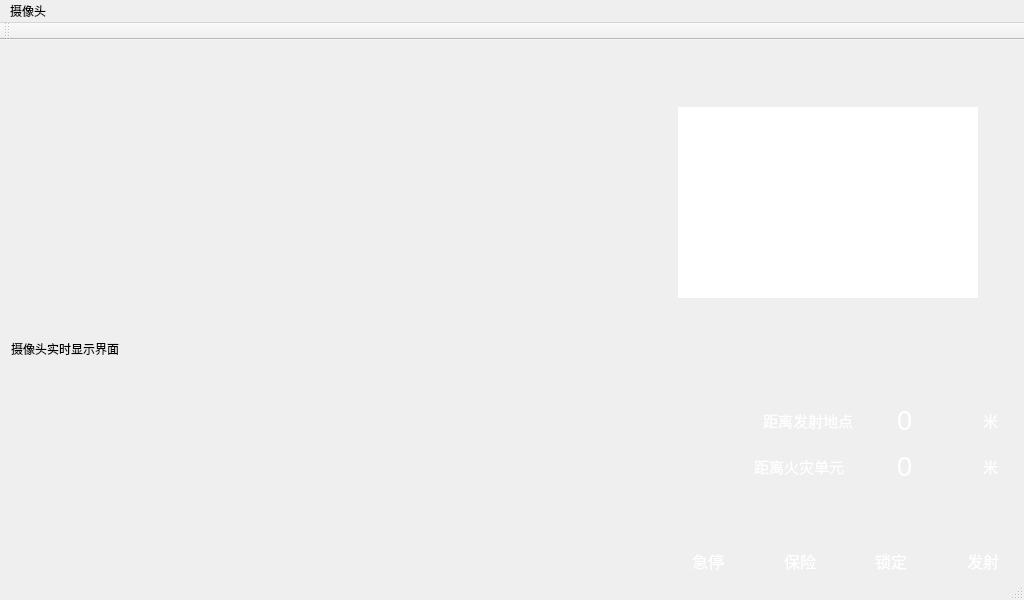
<?xml version="1.0" encoding="UTF-8"?>
<ui version="4.0">
 <class>MainPage</class>
 <widget class="QMainWindow" name="MainPage">
  <property name="geometry">
   <rect>
    <x>0</x>
    <y>0</y>
    <width>1024</width>
    <height>600</height>
   </rect>
  </property>
  <property name="sizePolicy">
   <sizepolicy hsizetype="Expanding" vsizetype="Expanding">
    <horstretch>0</horstretch>
    <verstretch>0</verstretch>
   </sizepolicy>
  </property>
  <property name="minimumSize">
   <size>
    <width>1024</width>
    <height>600</height>
   </size>
  </property>
  <property name="maximumSize">
   <size>
    <width>1024</width>
    <height>665</height>
   </size>
  </property>
  <property name="windowTitle">
   <string>地面站v0.1</string>
  </property>
  <property name="styleSheet">
   <string notr="true">MainPage{background-image:url(:/Resources/background_image.png)}</string>
  </property>
  <widget class="QWidget" name="centralWidget">
   <property name="minimumSize">
    <size>
     <width>1024</width>
     <height>600</height>
    </size>
   </property>
   <property name="maximumSize">
    <size>
     <width>1024</width>
     <height>600</height>
    </size>
   </property>
   <property name="styleSheet">
    <string notr="true">centralWidget{}</string>
   </property>
   <layout class="QVBoxLayout" name="verticalLayout_3">
    <item>
     <layout class="QHBoxLayout" name="subLayerout_1">
      <item>
       <widget class="QLabel" name="LOGO_label">
        <property name="minimumSize">
         <size>
          <width>150</width>
          <height>50</height>
         </size>
        </property>
        <property name="styleSheet">
         <string notr="true">QLabel{background-image:url(:/Resources/LOGO.png)}</string>
        </property>
        <property name="text">
         <string/>
        </property>
       </widget>
      </item>
      <item>
       <spacer name="horizontalSpacer">
        <property name="orientation">
         <enum>Qt::Horizontal</enum>
        </property>
        <property name="sizeHint" stdset="0">
         <size>
          <width>40</width>
          <height>20</height>
         </size>
        </property>
       </spacer>
      </item>
      <item>
       <widget class="QPushButton" name="tool_btn">
        <property name="minimumSize">
         <size>
          <width>80</width>
          <height>35</height>
         </size>
        </property>
        <property name="styleSheet">
         <string notr="true">QPushButton{background-image:url(:/Resources/tool.png)}</string>
        </property>
        <property name="text">
         <string/>
        </property>
        <property name="flat">
         <bool>true</bool>
        </property>
       </widget>
      </item>
      <item>
       <widget class="QPushButton" name="help_btn">
        <property name="minimumSize">
         <size>
          <width>80</width>
          <height>35</height>
         </size>
        </property>
        <property name="styleSheet">
         <string notr="true">QPushButton{background-image:url(:/Resources/help.png);}</string>
        </property>
        <property name="text">
         <string/>
        </property>
        <property name="flat">
         <bool>true</bool>
        </property>
       </widget>
      </item>
     </layout>
    </item>
    <item>
     <layout class="QHBoxLayout" name="horizontalLayout_6">
      <item>
       <widget class="ShowLabel" name="screen">
        <property name="sizePolicy">
         <sizepolicy hsizetype="Expanding" vsizetype="Expanding">
          <horstretch>0</horstretch>
          <verstretch>0</verstretch>
         </sizepolicy>
        </property>
        <property name="minimumSize">
         <size>
          <width>640</width>
          <height>480</height>
         </size>
        </property>
        <property name="maximumSize">
         <size>
          <width>640</width>
          <height>480</height>
         </size>
        </property>
        <property name="styleSheet">
         <string notr="true"/>
        </property>
        <property name="text">
         <string>摄像头实时显示界面</string>
        </property>
        <property name="scaledContents">
         <bool>true</bool>
        </property>
       </widget>
      </item>
      <item>
       <spacer name="horizontalSpacer_12">
        <property name="orientation">
         <enum>Qt::Horizontal</enum>
        </property>
        <property name="sizeHint" stdset="0">
         <size>
          <width>65</width>
          <height>20</height>
         </size>
        </property>
       </spacer>
      </item>
      <item>
       <layout class="QVBoxLayout" name="verticalLayout_2">
        <item>
         <layout class="QVBoxLayout" name="verticalLayout">
          <item>
           <layout class="QHBoxLayout" name="horizontalLayout">
            <item>
             <widget class="QTextBrowser" name="textBrowser">
              <property name="minimumSize">
               <size>
                <width>300</width>
                <height>180</height>
               </size>
              </property>
              <property name="styleSheet">
               <string notr="true">QTextBrowser{
	background-image:url(:/Resources/launch_log.png);
	border-width:0;
	border-style:outset;
	color:white;
}</string>
              </property>
              <property name="lineWidth">
               <number>0</number>
              </property>
              <property name="cursorWidth">
               <number>0</number>
              </property>
             </widget>
            </item>
            <item>
             <spacer name="horizontalSpacer_9">
              <property name="orientation">
               <enum>Qt::Horizontal</enum>
              </property>
              <property name="sizeHint" stdset="0">
               <size>
                <width>40</width>
                <height>20</height>
               </size>
              </property>
             </spacer>
            </item>
           </layout>
          </item>
          <item>
           <spacer name="verticalSpacer">
            <property name="orientation">
             <enum>Qt::Vertical</enum>
            </property>
            <property name="sizeHint" stdset="0">
             <size>
              <width>20</width>
              <height>60</height>
             </size>
            </property>
           </spacer>
          </item>
          <item>
           <layout class="QHBoxLayout" name="horizontalLayout_5">
            <item>
             <spacer name="horizontalSpacer_6">
              <property name="orientation">
               <enum>Qt::Horizontal</enum>
              </property>
              <property name="sizeHint" stdset="0">
               <size>
                <width>40</width>
                <height>20</height>
               </size>
              </property>
             </spacer>
            </item>
            <item>
             <widget class="QLabel" name="distant_title">
              <property name="minimumSize">
               <size>
                <width>160</width>
                <height>30</height>
               </size>
              </property>
              <property name="maximumSize">
               <size>
                <width>160</width>
                <height>30</height>
               </size>
              </property>
              <property name="styleSheet">
               <string notr="true">QLabel{background-image:url(:/Resources/distance_title.png)}</string>
              </property>
              <property name="lineWidth">
               <number>0</number>
              </property>
              <property name="text">
               <string/>
              </property>
             </widget>
            </item>
            <item>
             <spacer name="horizontalSpacer_5">
              <property name="orientation">
               <enum>Qt::Horizontal</enum>
              </property>
              <property name="sizeHint" stdset="0">
               <size>
                <width>40</width>
                <height>20</height>
               </size>
              </property>
             </spacer>
            </item>
           </layout>
          </item>
          <item>
           <layout class="QHBoxLayout" name="horizontalLayout_2">
            <item>
             <widget class="QLabel" name="launch_flag">
              <property name="minimumSize">
               <size>
                <width>40</width>
                <height>40</height>
               </size>
              </property>
              <property name="styleSheet">
               <string notr="true">QLabel{background-image:url(:/Resources/launch_flag.png)}</string>
              </property>
              <property name="text">
               <string/>
              </property>
             </widget>
            </item>
            <item>
             <spacer name="horizontalSpacer_10">
              <property name="orientation">
               <enum>Qt::Horizontal</enum>
              </property>
              <property name="sizeHint" stdset="0">
               <size>
                <width>40</width>
                <height>20</height>
               </size>
              </property>
             </spacer>
            </item>
            <item>
             <widget class="QLabel" name="label_5">
              <property name="minimumSize">
               <size>
                <width>88</width>
                <height>16</height>
               </size>
              </property>
              <property name="font">
               <font>
                <family>Agency FB</family>
                <pointsize>11</pointsize>
               </font>
              </property>
              <property name="styleSheet">
               <string notr="true">QLabel{
	color:white;
}</string>
              </property>
              <property name="text">
               <string>距离发射地点</string>
              </property>
             </widget>
            </item>
            <item>
             <spacer name="horizontalSpacer_7">
              <property name="orientation">
               <enum>Qt::Horizontal</enum>
              </property>
              <property name="sizeHint" stdset="0">
               <size>
                <width>40</width>
                <height>20</height>
               </size>
              </property>
             </spacer>
            </item>
            <item>
             <widget class="QLabel" name="launch_diatance">
              <property name="minimumSize">
               <size>
                <width>80</width>
                <height>0</height>
               </size>
              </property>
              <property name="font">
               <font>
                <pointsize>20</pointsize>
               </font>
              </property>
              <property name="styleSheet">
               <string notr="true">QLabel{
	color:white;
}</string>
              </property>
              <property name="text">
               <string>0</string>
              </property>
             </widget>
            </item>
            <item>
             <widget class="QLabel" name="label_6">
              <property name="minimumSize">
               <size>
                <width>30</width>
                <height>0</height>
               </size>
              </property>
              <property name="font">
               <font>
                <family>微软雅黑</family>
                <pointsize>11</pointsize>
               </font>
              </property>
              <property name="styleSheet">
               <string notr="true">QLabel{
	color:white;
}</string>
              </property>
              <property name="text">
               <string>米</string>
              </property>
             </widget>
            </item>
           </layout>
          </item>
          <item>
           <layout class="QHBoxLayout" name="horizontalLayout_3">
            <item>
             <widget class="QLabel" name="launch_flag_2">
              <property name="minimumSize">
               <size>
                <width>40</width>
                <height>40</height>
               </size>
              </property>
              <property name="styleSheet">
               <string notr="true">QLabel{background-image:url(:/Resources/launch_flag.png)}</string>
              </property>
              <property name="text">
               <string/>
              </property>
             </widget>
            </item>
            <item>
             <spacer name="horizontalSpacer_11">
              <property name="orientation">
               <enum>Qt::Horizontal</enum>
              </property>
              <property name="sizeHint" stdset="0">
               <size>
                <width>40</width>
                <height>20</height>
               </size>
              </property>
             </spacer>
            </item>
            <item>
             <widget class="QLabel" name="label_7">
              <property name="minimumSize">
               <size>
                <width>106</width>
                <height>16</height>
               </size>
              </property>
              <property name="font">
               <font>
                <family>Agency FB</family>
                <pointsize>11</pointsize>
               </font>
              </property>
              <property name="styleSheet">
               <string notr="true">QLabel{
	color:white;
}</string>
              </property>
              <property name="text">
               <string>距离火灾单元</string>
              </property>
             </widget>
            </item>
            <item>
             <spacer name="horizontalSpacer_8">
              <property name="orientation">
               <enum>Qt::Horizontal</enum>
              </property>
              <property name="sizeHint" stdset="0">
               <size>
                <width>40</width>
                <height>20</height>
               </size>
              </property>
             </spacer>
            </item>
            <item>
             <widget class="QLabel" name="fire_diatance">
              <property name="minimumSize">
               <size>
                <width>80</width>
                <height>0</height>
               </size>
              </property>
              <property name="font">
               <font>
                <pointsize>20</pointsize>
               </font>
              </property>
              <property name="styleSheet">
               <string notr="true">QLabel{
	color:white;
}</string>
              </property>
              <property name="text">
               <string>0</string>
              </property>
             </widget>
            </item>
            <item>
             <widget class="QLabel" name="label_8">
              <property name="minimumSize">
               <size>
                <width>30</width>
                <height>0</height>
               </size>
              </property>
              <property name="font">
               <font>
                <family>微软雅黑</family>
                <pointsize>11</pointsize>
               </font>
              </property>
              <property name="styleSheet">
               <string notr="true">QLabel{
	color:white;
}</string>
              </property>
              <property name="text">
               <string>米</string>
              </property>
             </widget>
            </item>
           </layout>
          </item>
          <item>
           <spacer name="verticalSpacer_3">
            <property name="orientation">
             <enum>Qt::Vertical</enum>
            </property>
            <property name="sizeHint" stdset="0">
             <size>
              <width>20</width>
              <height>40</height>
             </size>
            </property>
           </spacer>
          </item>
          <item>
           <layout class="QHBoxLayout" name="horizontalLayout_4">
            <item>
             <widget class="QPushButton" name="scram_btn">
              <property name="minimumSize">
               <size>
                <width>60</width>
                <height>60</height>
               </size>
              </property>
              <property name="font">
               <font>
                <family>微软雅黑</family>
                <pointsize>12</pointsize>
                <weight>50</weight>
                <bold>false</bold>
               </font>
              </property>
              <property name="styleSheet">
               <string notr="true">QPushButton{
	background-image:url(:/Resources/button_inactive.png);
	border-width: 30px;
	border-radius: 30px;
	color:white;
	
}</string>
              </property>
              <property name="text">
               <string>急停</string>
              </property>
             </widget>
            </item>
            <item>
             <spacer name="horizontalSpacer_2">
              <property name="orientation">
               <enum>Qt::Horizontal</enum>
              </property>
              <property name="sizeHint" stdset="0">
               <size>
                <width>40</width>
                <height>20</height>
               </size>
              </property>
             </spacer>
            </item>
            <item>
             <widget class="QPushButton" name="insuranceBtn">
              <property name="minimumSize">
               <size>
                <width>60</width>
                <height>60</height>
               </size>
              </property>
              <property name="font">
               <font>
                <family>微软雅黑</family>
                <pointsize>12</pointsize>
                <weight>50</weight>
                <bold>false</bold>
               </font>
              </property>
              <property name="styleSheet">
               <string notr="true">QPushButton{
	background-image:url(:/Resources/button_inactive.png);
	border-width: 30px;
	border-radius: 30px;
	color:white;
}</string>
              </property>
              <property name="text">
               <string>保险</string>
              </property>
              <property name="flat">
               <bool>false</bool>
              </property>
             </widget>
            </item>
            <item>
             <spacer name="horizontalSpacer_3">
              <property name="orientation">
               <enum>Qt::Horizontal</enum>
              </property>
              <property name="sizeHint" stdset="0">
               <size>
                <width>40</width>
                <height>20</height>
               </size>
              </property>
             </spacer>
            </item>
            <item>
             <widget class="QPushButton" name="lockBtn">
              <property name="minimumSize">
               <size>
                <width>60</width>
                <height>60</height>
               </size>
              </property>
              <property name="font">
               <font>
                <family>微软雅黑</family>
                <pointsize>12</pointsize>
                <weight>50</weight>
                <bold>false</bold>
               </font>
              </property>
              <property name="styleSheet">
               <string notr="true">QPushButton{
	background-image:url(:/Resources/button_inactive.png);
	border-width: 30px;
	border-radius: 30px;
	color:white;
	
}</string>
              </property>
              <property name="text">
               <string>锁定</string>
              </property>
              <property name="flat">
               <bool>false</bool>
              </property>
             </widget>
            </item>
            <item>
             <spacer name="horizontalSpacer_4">
              <property name="orientation">
               <enum>Qt::Horizontal</enum>
              </property>
              <property name="sizeHint" stdset="0">
               <size>
                <width>40</width>
                <height>20</height>
               </size>
              </property>
             </spacer>
            </item>
            <item>
             <widget class="QPushButton" name="launchBtn">
              <property name="minimumSize">
               <size>
                <width>60</width>
                <height>60</height>
               </size>
              </property>
              <property name="font">
               <font>
                <family>微软雅黑</family>
                <pointsize>12</pointsize>
                <weight>50</weight>
                <bold>false</bold>
               </font>
              </property>
              <property name="styleSheet">
               <string notr="true">QPushButton{
	background-image:url(:/Resources/button_inactive.png);
	border-width: 30px;
	border-radius: 30px;
	color:white;
	
}</string>
              </property>
              <property name="text">
               <string>发射</string>
              </property>
              <property name="flat">
               <bool>false</bool>
              </property>
             </widget>
            </item>
           </layout>
          </item>
         </layout>
        </item>
       </layout>
      </item>
     </layout>
    </item>
    <item>
     <spacer name="verticalSpacer_2">
      <property name="orientation">
       <enum>Qt::Vertical</enum>
      </property>
      <property name="sizeHint" stdset="0">
       <size>
        <width>20</width>
        <height>40</height>
       </size>
      </property>
     </spacer>
    </item>
   </layout>
  </widget>
  <widget class="QToolBar" name="mainToolBar">
   <attribute name="toolBarArea">
    <enum>TopToolBarArea</enum>
   </attribute>
   <attribute name="toolBarBreak">
    <bool>false</bool>
   </attribute>
  </widget>
  <widget class="QStatusBar" name="statusBar"/>
  <widget class="QMenuBar" name="menuBar">
   <property name="geometry">
    <rect>
     <x>0</x>
     <y>0</y>
     <width>1024</width>
     <height>26</height>
    </rect>
   </property>
   <widget class="QMenu" name="cameraMenu">
    <property name="title">
     <string>摄像头</string>
    </property>
   </widget>
   <addaction name="cameraMenu"/>
  </widget>
  <action name="camera_0">
   <property name="text">
    <string>摄像头0</string>
   </property>
  </action>
  <action name="actioncamera0">
   <property name="text">
    <string>camera0</string>
   </property>
  </action>
 </widget>
 <layoutdefault spacing="6" margin="11"/>
 <customwidgets>
  <customwidget>
   <class>ShowLabel</class>
   <extends>QLabel</extends>
   <header location="global">showlabel.h</header>
  </customwidget>
 </customwidgets>
 <resources/>
 <connections/>
</ui>
